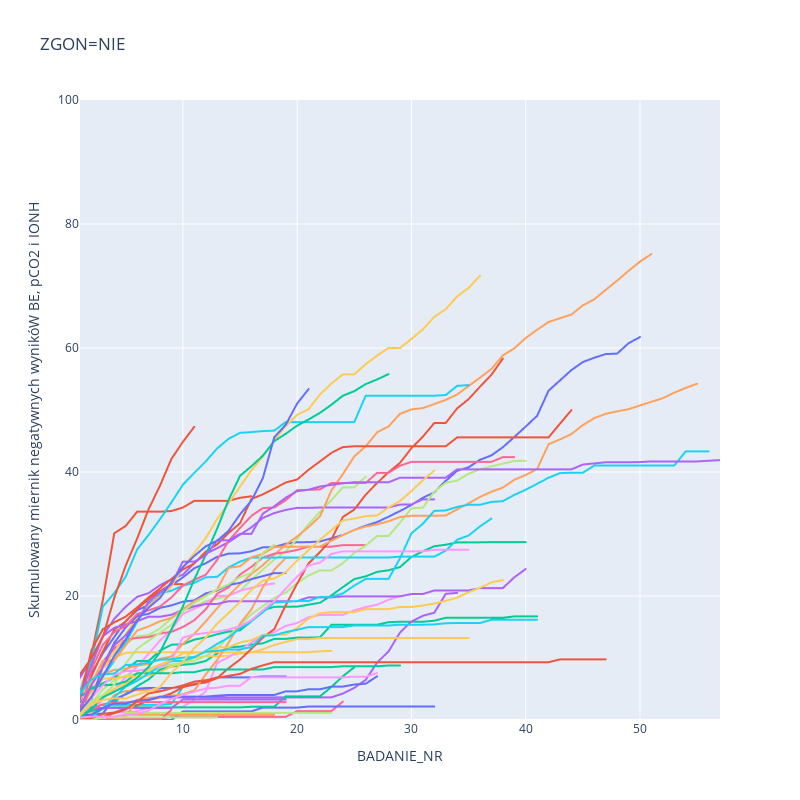
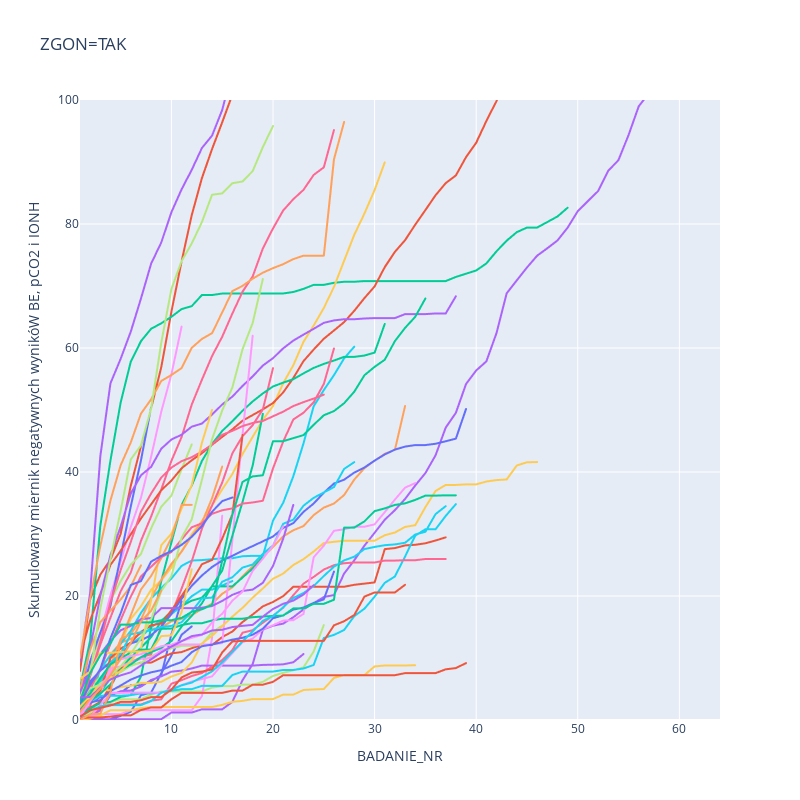

The notebook cell these images were saved under, in order:
### Code cell
# Podziel dane na dwie ramki danych
df_zgon_0 = df_miernik_all_scum[df_miernik_all['ZGON'] == 0]
df_zgon_1 = df_miernik_all_scum[df_miernik_all['ZGON'] == 1]

fig0 = make_subplots(rows=1, cols=2, subplot_titles=['Scatter Plot', 'Box Plot'])

# Wykres dla ZGON=0
fig1 = px.line(df_zgon_0, x='BADANIE_NR', y='Miernik_sum', color='PACJENT_NR', 
              labels={'BADANIE_NR': 'BADANIE_NR', 'Miernik_sum': 'Miernik', 'PACJENT_NR': 'Pacjent'},
              title='ZGON=NIE', width=800, height=800)
fig1.update_xaxes(title_text='BADANIE_NR')
fig1.update_yaxes(title_text='Skumulowany miernik negatywnych wynikóW BE, pCO2 i IONH')
fig1.update_layout(showlegend=False)

# Wykres dla ZGON=1
fig2 = px.line(df_zgon_1, x='BADANIE_NR', y='Miernik_sum', color='PACJENT_NR', 
               labels={'BADANIE_NR': 'BADANIE_NR', 'Miernik_sum': 'Miernik', 'PACJENT_NR': 'Pacjent'},
               title='ZGON=TAK', width=800, height=800)
fig2.update_xaxes(title_text='BADANIE_NR')
fig2.update_yaxes(title_text='Skumulowany miernik negatywnych wynikóW BE, pCO2 i IONH')
fig2.update_layout(showlegend=False)

fig1.update_yaxes(range=[0, 100])
fig2.update_yaxes(range=[0, 100])
# Wyświetl oba wykresy
fig1.show()
fig2.show()
# fig.write_html("miernik_pacjenci_wyleczeni.html")
# fig2.write_html("miernik_pacjenci_zmarli.html")
# fig0.write_html("ph_skumulowane.html")
